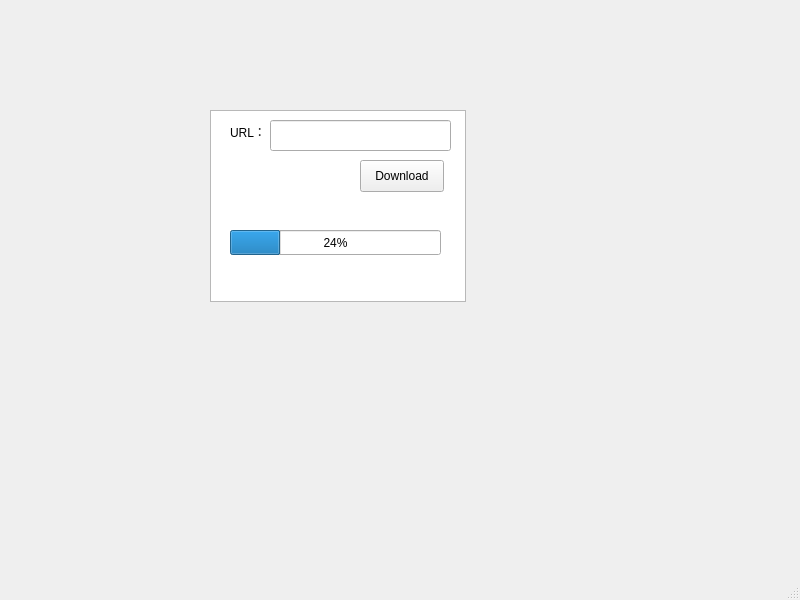
<?xml version="1.0" encoding="UTF-8"?>
<ui version="4.0">
 <class>MainWindow</class>
 <widget class="QMainWindow" name="MainWindow">
  <property name="geometry">
   <rect>
    <x>0</x>
    <y>0</y>
    <width>800</width>
    <height>600</height>
   </rect>
  </property>
  <property name="windowTitle">
   <string>MainWindow</string>
  </property>
  <widget class="QWidget" name="centralwidget">
   <widget class="QTextBrowser" name="textBrowser">
    <property name="geometry">
     <rect>
      <x>210</x>
      <y>110</y>
      <width>256</width>
      <height>192</height>
     </rect>
    </property>
   </widget>
   <widget class="QLineEdit" name="lineEdit">
    <property name="geometry">
     <rect>
      <x>270</x>
      <y>120</y>
      <width>181</width>
      <height>31</height>
     </rect>
    </property>
   </widget>
   <widget class="QLabel" name="label">
    <property name="geometry">
     <rect>
      <x>230</x>
      <y>120</y>
      <width>61</width>
      <height>23</height>
     </rect>
    </property>
    <property name="text">
     <string>URL：</string>
    </property>
   </widget>
   <widget class="QPushButton" name="pushButton">
    <property name="geometry">
     <rect>
      <x>360</x>
      <y>160</y>
      <width>84</width>
      <height>32</height>
     </rect>
    </property>
    <property name="text">
     <string>Download</string>
    </property>
   </widget>
   <widget class="QProgressBar" name="progressBar">
    <property name="geometry">
     <rect>
      <x>230</x>
      <y>230</y>
      <width>211</width>
      <height>25</height>
     </rect>
    </property>
    <property name="value">
     <number>24</number>
    </property>
   </widget>
  </widget>
  <widget class="QMenuBar" name="menubar">
   <property name="geometry">
    <rect>
     <x>0</x>
     <y>0</y>
     <width>800</width>
     <height>28</height>
    </rect>
   </property>
  </widget>
  <widget class="QStatusBar" name="statusbar"/>
 </widget>
 <resources/>
 <connections/>
</ui>
